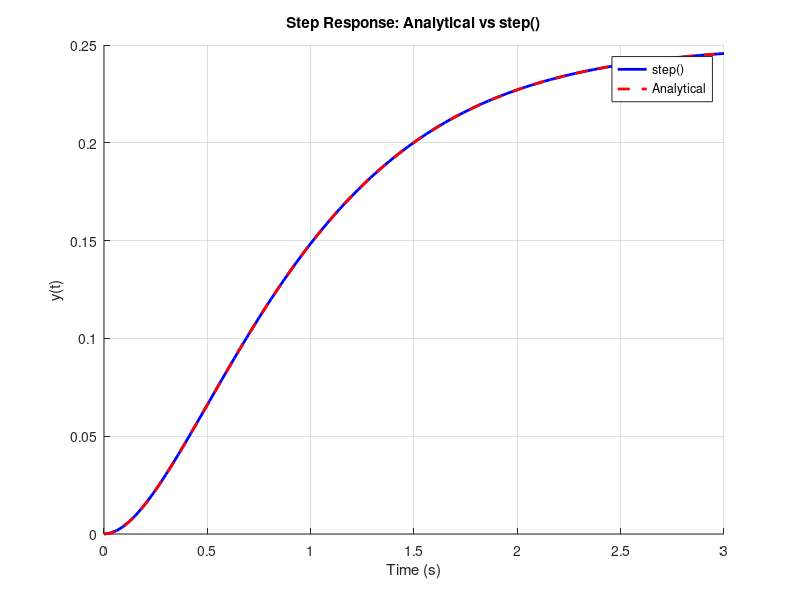

The MATLAB script that drew this image:
%% Elisha John D. Aton Problem #4
eqn = tf(1, [1 4 4]);

% Step response from MATLAB
[y_eqn, t] = step(eqn);
% Analytical solution
solved_eqn = 1/4 - (1/4)*exp(-2*t) - (1/2)*t.*exp(-2*t);

% Plotting
figure; hold on; grid on;
plot(t, y_eqn, 'b-', 'LineWidth', 2);
plot(t, solved_eqn, 'r--', 'LineWidth', 2);
title('Step Response: Analytical vs step()');
xlabel('Time (s)'); ylabel('y(t)');
legend('step()', 'Analytical');
